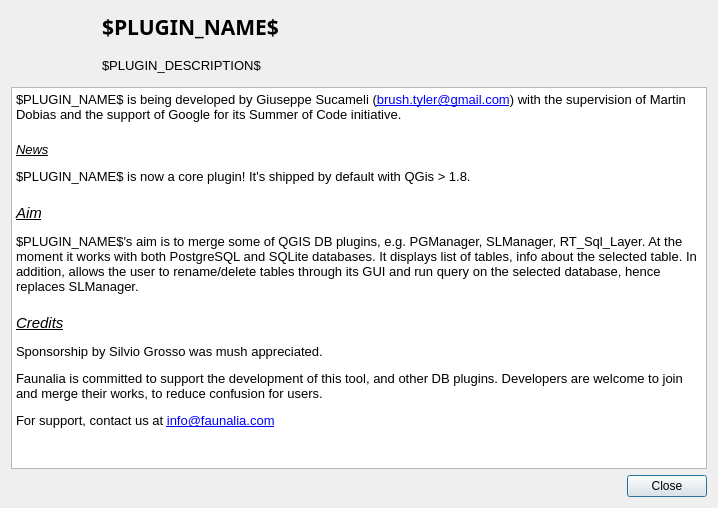
<?xml version="1.0" encoding="UTF-8"?>
<ui version="4.0">
 <class>DlgAbout</class>
 <widget class="QDialog" name="DlgAbout">
  <property name="geometry">
   <rect>
    <x>0</x>
    <y>0</y>
    <width>718</width>
    <height>508</height>
   </rect>
  </property>
  <property name="windowTitle">
   <string>Dialog</string>
  </property>
  <layout class="QGridLayout" name="gridLayout">
   <item row="0" column="0" rowspan="2">
    <widget class="QLabel" name="logo">
     <property name="sizePolicy">
      <sizepolicy hsizetype="Fixed" vsizetype="Expanding">
       <horstretch>0</horstretch>
       <verstretch>0</verstretch>
      </sizepolicy>
     </property>
     <property name="minimumSize">
      <size>
       <width>85</width>
       <height>70</height>
      </size>
     </property>
     <property name="maximumSize">
      <size>
       <width>85</width>
       <height>70</height>
      </size>
     </property>
     <property name="text">
      <string/>
     </property>
     <property name="scaledContents">
      <bool>true</bool>
     </property>
    </widget>
   </item>
   <item row="0" column="1">
    <widget class="QLabel" name="title">
     <property name="font">
      <font>
       <family>Sans Serif</family>
       <pointsize>16</pointsize>
       <weight>75</weight>
       <bold>true</bold>
      </font>
     </property>
     <property name="text">
      <string>$PLUGIN_NAME$</string>
     </property>
    </widget>
   </item>
   <item row="1" column="1">
    <widget class="QLabel" name="description">
     <property name="font">
      <font>
       <pointsize>10</pointsize>
      </font>
     </property>
     <property name="text">
      <string>$PLUGIN_DESCRIPTION$</string>
     </property>
     <property name="wordWrap">
      <bool>true</bool>
     </property>
    </widget>
   </item>
   <item row="3" column="0" colspan="2">
    <widget class="QDialogButtonBox" name="buttonBox">
     <property name="orientation">
      <enum>Qt::Horizontal</enum>
     </property>
     <property name="standardButtons">
      <set>QDialogButtonBox::Close</set>
     </property>
    </widget>
   </item>
   <item row="2" column="0" colspan="2">
    <widget class="QTextBrowser" name="txt">
     <property name="html">
      <string>&lt;!DOCTYPE HTML PUBLIC &quot;-//W3C//DTD HTML 4.0//EN&quot; &quot;http://www.w3.org/TR/REC-html40/strict.dtd&quot;&gt;
&lt;html&gt;&lt;head&gt;&lt;meta name=&quot;qrichtext&quot; content=&quot;1&quot; /&gt;&lt;style type=&quot;text/css&quot;&gt;
p, li { white-space: pre-wrap; }
&lt;/style&gt;&lt;/head&gt;&lt;body style=&quot; font-family:'Ubuntu'; font-size:11pt; font-weight:400; font-style:normal;&quot;&gt;
&lt;p style=&quot; margin-top:0px; margin-bottom:0px; margin-left:0px; margin-right:0px; -qt-block-indent:0; text-indent:0px;&quot;&gt;&lt;span style=&quot; font-family:'Sans'; font-size:10pt;&quot;&gt;$PLUGIN_NAME$ is being developed by Giuseppe Sucameli (&lt;/span&gt;&lt;a href=&quot;mailto:brush.tyler@gmail.com?subject=$MAIL_SUBJECT$&amp;amp;body=$MAIL_BODY$&quot;&gt;&lt;span style=&quot; font-family:'Sans'; font-size:10pt; text-decoration: underline; color:#0000ff;&quot;&gt;brush.tyler@gmail.com&lt;/span&gt;&lt;/a&gt;&lt;span style=&quot; font-family:'Sans'; font-size:10pt;&quot;&gt;) with the supervision of Martin Dobias and the support of Google for its Summer of Code initiative. &lt;/span&gt;&lt;/p&gt;
&lt;p style=&quot; margin-top:20px; margin-bottom:12px; margin-left:0px; margin-right:0px; -qt-block-indent:0; text-indent:0px;&quot;&gt;&lt;span style=&quot; font-family:'Sans'; font-size:10pt; font-style:italic; text-decoration: underline;&quot;&gt;News&lt;/span&gt;&lt;/p&gt;
&lt;p style=&quot; margin-top:12px; margin-bottom:12px; margin-left:0px; margin-right:0px; -qt-block-indent:0; text-indent:0px;&quot;&gt;&lt;span style=&quot; font-family:'Sans'; font-size:10pt;&quot;&gt;$PLUGIN_NAME$ is now a core plugin! It's shipped by default with QGis &amp;gt; 1.8. &lt;/span&gt;&lt;/p&gt;
&lt;p style=&quot; margin-top:20px; margin-bottom:12px; margin-left:0px; margin-right:0px; -qt-block-indent:0; text-indent:0px;&quot;&gt;&lt;span style=&quot; font-style:italic; text-decoration: underline;&quot;&gt;Aim&lt;/span&gt;&lt;/p&gt;
&lt;p style=&quot; margin-top:12px; margin-bottom:12px; margin-left:0px; margin-right:0px; -qt-block-indent:0; text-indent:0px;&quot;&gt;&lt;span style=&quot; font-family:'Sans'; font-size:10pt;&quot;&gt;$PLUGIN_NAME$'s aim is to merge some of QGIS DB plugins, e.g. PGManager, SLManager, RT_Sql_Layer. At the moment it works with both PostgreSQL and SQLite databases. It displays list of tables, info about the selected table. In addition, allows the user to rename/delete tables through its GUI and run query on the selected database, hence replaces SLManager. &lt;/span&gt;&lt;/p&gt;
&lt;p style=&quot; margin-top:20px; margin-bottom:12px; margin-left:0px; margin-right:0px; -qt-block-indent:0; text-indent:0px;&quot;&gt;&lt;span style=&quot; font-style:italic; text-decoration: underline;&quot;&gt;Credits&lt;/span&gt;&lt;/p&gt;
&lt;p style=&quot; margin-top:12px; margin-bottom:12px; margin-left:0px; margin-right:0px; -qt-block-indent:0; text-indent:0px;&quot;&gt;&lt;span style=&quot; font-family:'Sans'; font-size:10pt;&quot;&gt;Sponsorship by Silvio Grosso was mush appreciated. &lt;/span&gt;&lt;/p&gt;
&lt;p style=&quot; margin-top:12px; margin-bottom:12px; margin-left:0px; margin-right:0px; -qt-block-indent:0; text-indent:0px;&quot;&gt;&lt;span style=&quot; font-family:'Sans'; font-size:10pt;&quot;&gt;Faunalia is committed to support the development of this tool, and other DB plugins. Developers are welcome to join and merge their works, to reduce confusion for users.&lt;/span&gt;&lt;/p&gt;
&lt;p style=&quot; margin-top:0px; margin-bottom:0px; margin-left:0px; margin-right:0px; -qt-block-indent:0; text-indent:0px;&quot;&gt;&lt;span style=&quot; font-family:'Sans'; font-size:10pt;&quot;&gt;For support, contact us at &lt;/span&gt;&lt;a href=&quot;mailto:info@faunalia.com?subject=$MAIL_SUBJECT$&amp;amp;body=$MAIL_BODY$&quot;&gt;&lt;span style=&quot; font-family:'Sans'; font-size:10pt; text-decoration: underline; color:#0000ff;&quot;&gt;info@faunalia.com&lt;/span&gt;&lt;/a&gt;&lt;/p&gt;&lt;/body&gt;&lt;/html&gt;</string>
     </property>
     <property name="openExternalLinks">
      <bool>true</bool>
     </property>
    </widget>
   </item>
  </layout>
 </widget>
 <resources/>
 <connections>
  <connection>
   <sender>buttonBox</sender>
   <signal>rejected()</signal>
   <receiver>DlgAbout</receiver>
   <slot>reject()</slot>
   <hints>
    <hint type="sourcelabel">
     <x>241</x>
     <y>255</y>
    </hint>
    <hint type="destinationlabel">
     <x>241</x>
     <y>138</y>
    </hint>
   </hints>
  </connection>
  <connection>
   <sender>buttonBox</sender>
   <signal>accepted()</signal>
   <receiver>DlgAbout</receiver>
   <slot>accept()</slot>
   <hints>
    <hint type="sourcelabel">
     <x>241</x>
     <y>255</y>
    </hint>
    <hint type="destinationlabel">
     <x>241</x>
     <y>138</y>
    </hint>
   </hints>
  </connection>
 </connections>
</ui>
